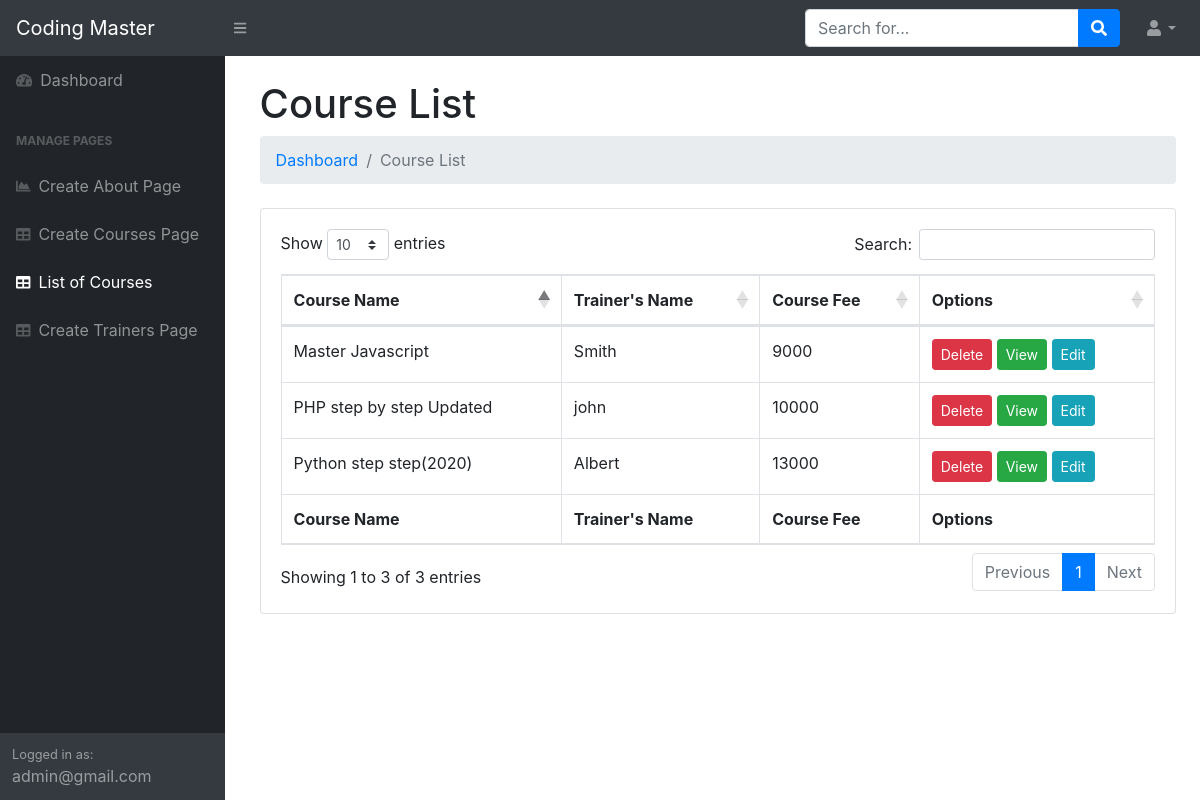
Page /admin/courses_list.php (signed in) on the committed database.
### tables this page shows
CREATE TABLE `courses` (
  `id` int(11) NOT NULL,
  `course_name` varchar(250) NOT NULL,
  `description` text NOT NULL,
  `course_fee` int(11) NOT NULL,
  `course_image` varchar(250) NOT NULL,
  `trainer_id` int(11) NOT NULL
);

CREATE TABLE `trainers` (
  `id` int(11) NOT NULL,
  `name` varchar(200) NOT NULL,
  `about_trainer` text NOT NULL,
  `course_id` int(11) NOT NULL,
  `tainer_image` varchar(200) NOT NULL,
  `domain` varchar(100) NOT NULL
);

### admin/DB.php (called while the page is built, shortened)
<?php
class DB {
    private $password;
    private $databasename;
    private $server;
    private $connection;
    function __construct(){
        $this->username = 'root';
        $this->password = '';
        $this->databasename = 'coding_master';
        $this->server = 'localhost';
    }
    function connect(){
        $this->connection = mysqli_connect($this->server, $this->username, $this->password, $this->databasename);
    }
    function get_courses(){
        $sql = "SELECT a.id, a.course_name, a.course_fee, a.description, a.course_image, b.name, b.domain FROM courses a
         LEFT JOIN trainers b ON a.trainer_id = b.id";
        $result = mysqli_query($this->connection, $sql);
        if($result == true){
            $data=[];
            while($row = mysqli_fetch_assoc($result)){
                $data[] = $row;
            }
        }
        return $data;
    }
}
$db_object = new DB();
?>

### admin/courses_list.php (the view, shortened to what this page needs)
<?php
     require('header.php');
     require('left_panel.php');
    require("DB.php");
    $courses = $db_object->get_courses();
?>
<link href="https://cdn.datatables.net/1.10.20/css/dataTables.bootstrap4.min.css" rel="stylesheet" />
<<div id="layoutSidenav_content">
                <main>
                    <div class="container-fluid">
                        <h1 class="mt-4">Course List</h1>
                        <ol class="breadcrumb mb-4">
                            <li class="breadcrumb-item"><a href="index1.php">Dashboard</a></li>
                            <li class="breadcrumb-item active">Course List</li>
                        </ol>
                        <div class="card mb-4">
                            <div class="card-body">
                                <div class="table-responsive">
                                    <table class="table table-bordered" id="dataTable" width="100%" cellspacing="0">
                                        <thead>
                                            <tr>
                                                <th>Course Name</th>
                                                <th>Trainer's Name</th>
                                                <th>Course Fee</th>
                                                <th>Options</th>
                                            </tr>
                                        </thead>
                                        <tfoot>
                                            <tr>
                                                <th>Course Name</th>
                                                <th>Trainer's Name</th>
                                                <th>Course Fee</th>
                                                <th colspan='3'>Options</th>
                                            </tr>
                                        </tfoot>
                                        <tbody>
                                            <?php foreach($courses as $oneCourse ) { ?>
                                            <tr>
                                                <td><?=$oneCourse['course_name']?></td>
                                                <td><?=$oneCourse['name']?></td>
                                                <td><?=$oneCourse['course_fee']?></td>
                                                <td>
                                                    <a href="#" onClick="deleteCourse(<?=$oneCourse['id']?>)" class="btn btn-sm btn-danger">Delete</a>
                                                    <a href="view.php?id=<?=$oneCourse['id']?>" class="btn btn-sm btn-success">View</a>
                                                    <a href="edit.php?id=<?=$oneCourse['id']?>" class="btn btn-sm btn-info">Edit</a>
                                                </td>
                                            </tr>
                                            <?php } ?>
                                        </tbody>
                                    </table>
                                </div>
                            </div>
                        </div>
                    </div>
                </main>
            </div>
        </div>

### rows in the picture
courses: course_name "PHP step by step Updated", trainer.name "john", course_fee "10000"
courses: course_name "Python step step(2020)", trainer.name "Albert", course_fee "13000"
courses: course_name "Master Javascript", trainer.name "Smith", course_fee "9000"

### other values in the picture
$_SESSION['email'] "admin@gmail.com"
